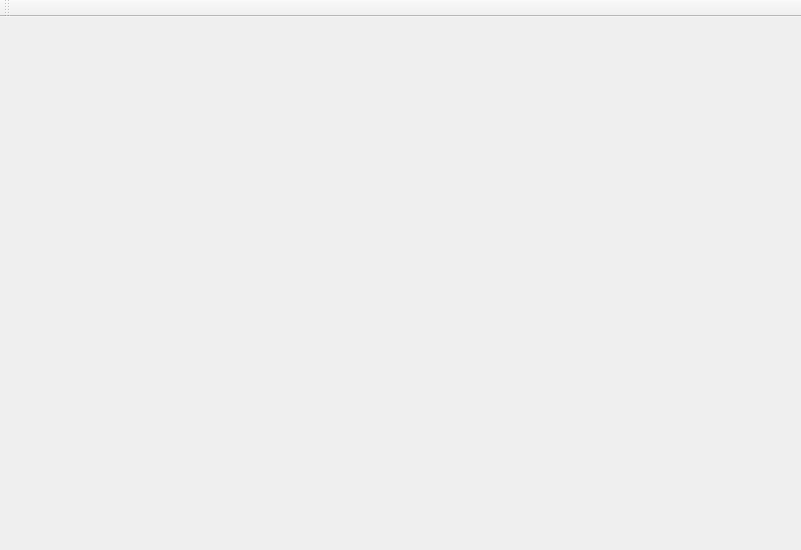
<?xml version="1.0" encoding="UTF-8"?>
<ui version="4.0">
 <class>MainWindow</class>
 <widget class="QMainWindow" name="MainWindow">
  <property name="geometry">
   <rect>
    <x>0</x>
    <y>0</y>
    <width>801</width>
    <height>550</height>
   </rect>
  </property>
  <property name="acceptDrops">
   <bool>true</bool>
  </property>
  <property name="windowTitle">
   <string>WiiKing2 Editor</string>
  </property>
  <property name="unifiedTitleAndToolBarOnMac">
   <bool>true</bool>
  </property>
  <widget class="QWidget" name="centralWidget">
   <property name="sizePolicy">
    <sizepolicy hsizetype="Ignored" vsizetype="Ignored">
     <horstretch>0</horstretch>
     <verstretch>0</verstretch>
    </sizepolicy>
   </property>
   <layout class="QVBoxLayout" name="verticalLayout_7"/>
  </widget>
  <widget class="QMenuBar" name="menuBar">
   <property name="geometry">
    <rect>
     <x>0</x>
     <y>0</y>
     <width>801</width>
     <height>20</height>
    </rect>
   </property>
  </widget>
  <widget class="QStatusBar" name="statusBar">
   <property name="sizeGripEnabled">
    <bool>false</bool>
   </property>
  </widget>
  <widget class="QToolBar" name="toolBar">
   <property name="windowTitle">
    <string>toolBar</string>
   </property>
   <attribute name="toolBarArea">
    <enum>TopToolBarArea</enum>
   </attribute>
   <attribute name="toolBarBreak">
    <bool>true</bool>
   </attribute>
  </widget>
 </widget>
 <layoutdefault spacing="6" margin="11"/>
 <resources/>
 <connections/>
 <designerdata>
  <property name="gridDeltaX">
   <number>10</number>
  </property>
  <property name="gridDeltaY">
   <number>10</number>
  </property>
  <property name="gridSnapX">
   <bool>true</bool>
  </property>
  <property name="gridSnapY">
   <bool>true</bool>
  </property>
  <property name="gridVisible">
   <bool>true</bool>
  </property>
 </designerdata>
</ui>
